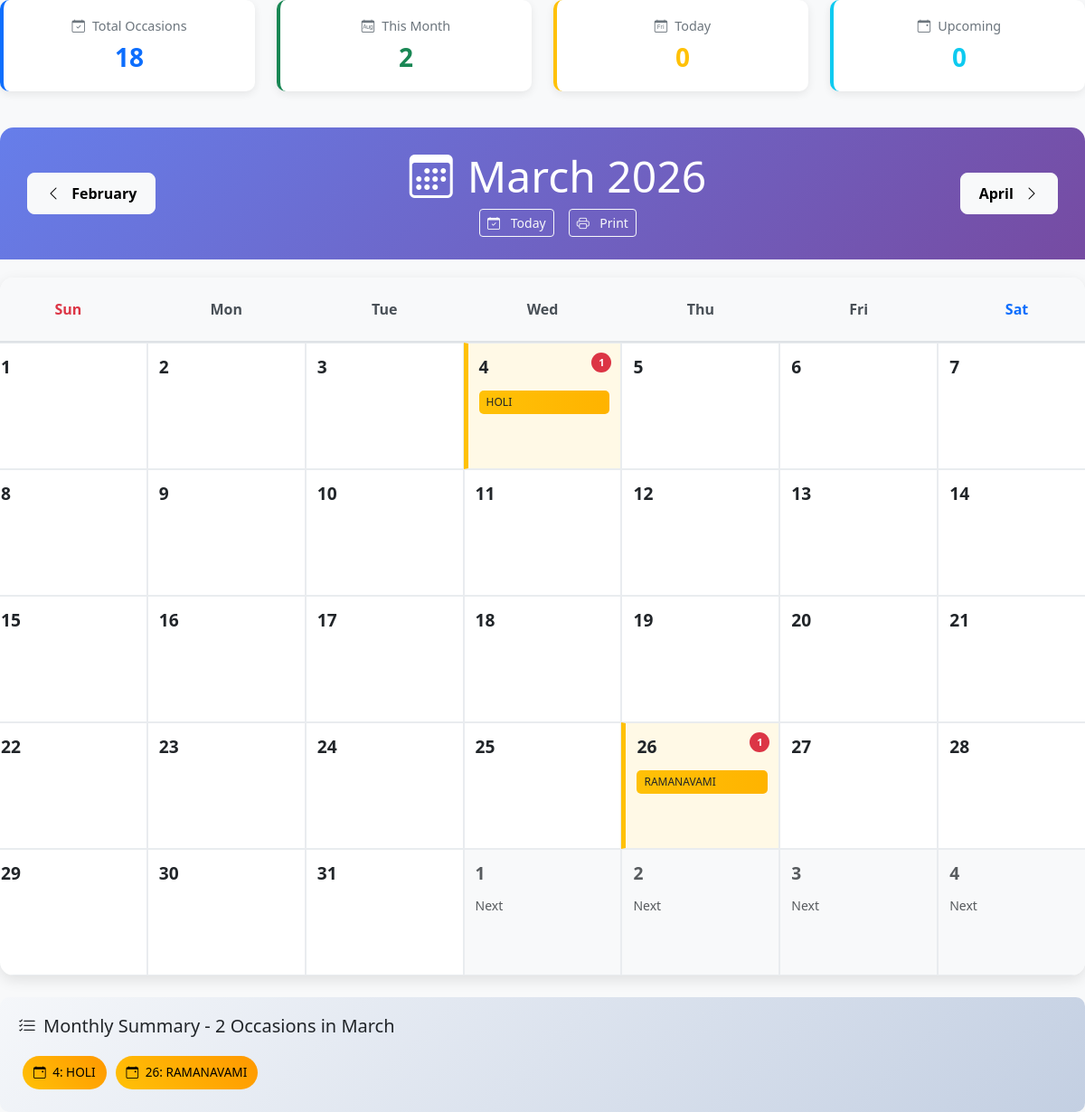
/calender.php?month=3&year=2026, run on the app's committed database.
### tables this page shows
CREATE TABLE `office_occasion` (
  `id` int(11) NOT NULL,
  `title` varchar(100) NOT NULL,
  `day` varchar(10) NOT NULL,
  `month` varchar(10) NOT NULL,
  `year` varchar(10) NOT NULL,
  `added_by_id` varchar(100) NOT NULL,
  `add_date` varchar(20) NOT NULL,
  `add_time` varchar(20) NOT NULL
);

### calender.php (the view, shortened to what this page needs)
<?php
$conn = mysqli_connect("localhost", "root", "Sdk@1259", "employee");
$month = isset($_GET['month']) ? (int)$_GET['month'] : date('m');
$year  = isset($_GET['year'])  ? (int)$_GET['year']  : date('Y');
function getMonthName($month) {
    return date("F", mktime(0,0,0,$month,1,2000));
}
function getNavigationDates($month, $year) {
    $prevMonth = $month - 1;
    $prevYear  = $year;
    $nextMonth = $month + 1;
    $nextYear  = $year;
    return [
        'prev' => ['month' => $prevMonth, 'year' => $prevYear],
        'next' => ['month' => $nextMonth, 'year' => $nextYear]
    ];
}
function getStats($conn) {
    $stats = [
        'total' => 0,
        'thisMonth' => 0,
        'today' => 0,
        'upcoming' => 0
    ];
    $result = mysqli_query($conn, "SELECT COUNT(*) as total FROM office_occasion");
    if ($row = mysqli_fetch_assoc($result)) {
        $stats['total'] = $row['total'];
    }
    $currentMonth = date('F');
    $currentYear = date('Y');
    $result = mysqli_query($conn, "SELECT COUNT(*) as total FROM office_occasion
                                   WHERE month = '$currentMonth' AND year = '$currentYear'");
    if ($row = mysqli_fetch_assoc($result)) {
        $stats['thisMonth'] = $row['total'];
    }
    $today = date('Y-m-d');
    $result = mysqli_query($conn, "SELECT COUNT(*) as total FROM office_occasion
                                   WHERE day = '".date('d')."'
AND month = '".date('F')."'
AND year = '".date('Y')."'");
    if ($row = mysqli_fetch_assoc($result)) {
        $stats['today'] = $row['total'];
    }
    $nextWeek = date('Y-m-d', strtotime('+7 days'));
    $result = mysqli_query($conn, "SELECT COUNT(*) as total FROM office_occasion
                                   WHERE CONCAT(year, '-', month, '-', day)
                                   BETWEEN DATE_ADD('$today', INTERVAL 1 DAY) AND '$nextWeek'");
    if ($row = mysqli_fetch_assoc($result)) {
        $stats['upcoming'] = $row['total'];
    }
    return $stats;
}
$nav = getNavigationDates($month, $year);
$stats = getStats($conn);
$occasionArr = [];
$monthName = date("F", mktime(0,0,0,$month,1,$year));
$yearStr = (string)$year;
$q = mysqli_query($conn, "SELECT * FROM office_occasion
                          WHERE month = '$monthName' AND year = '$yearStr'
                          ORDER BY CAST(day AS UNSIGNED), add_date DESC");
while($row = mysqli_fetch_assoc($q)){
    $day = (int)$row['day'];
    if (!isset($occasionArr[$day])) {
        $occasionArr[$day] = [];
    }
    $occasionArr[$day][] = $row;
}
$firstDayOfMonth = date('w', strtotime("$year-$month-01"));
$daysInMonth = date('t', strtotime("$year-$month-01"));
?>
<!DOCTYPE html>
<html lang="en">
<head>
<link href="https://cdn.jsdelivr.net/npm/bootstrap@5.3.0-alpha1/dist/css/bootstrap.min.css" rel="stylesheet">
<link rel="stylesheet" href="https://cdn.jsdelivr.net/npm/bootstrap-icons@1.10.0/font/bootstrap-icons.css">
</head>
<body>
<div class="container-fluid calendar-container">
    <div class="row mb-4">
        <div class="col-md-3 mb-3">
            <div class="stats-card border-start border-primary border-4">
                <h6><i class="bi bi-calendar-check me-2"></i>Total Occasions</h6>
                <h3 class="text-primary"><?php echo $stats['total']; ?></h3>
            </div>
        </div>
        <div class="col-md-3 mb-3">
            <div class="stats-card border-start border-success border-4">
                <h6><i class="bi bi-calendar-month me-2"></i>This Month</h6>
                <h3 class="text-success"><?php echo $stats['thisMonth']; ?></h3>
            </div>
        </div>
        <div class="col-md-3 mb-3">
            <div class="stats-card border-start border-warning border-4">
                <h6><i class="bi bi-calendar-day me-2"></i>Today</h6>
                <h3 class="text-warning"><?php echo $stats['today']; ?></h3>
            </div>
        </div>
        <div class="col-md-3 mb-3">
            <div class="stats-card border-start border-info border-4">
                <h6><i class="bi bi-calendar-event me-2"></i>Upcoming</h6>
                <h3 class="text-info"><?php echo $stats['upcoming']; ?></h3>
            </div>
        </div>
    </div>
    <div class="calendar-header">
        <div class="d-flex justify-content-between align-items-center">
            <a href="?month=<?= $nav['prev']['month'] ?>&year=<?= $nav['prev']['year'] ?>"
               class="btn btn-light nav-btn">
                <i class="bi bi-chevron-left me-2"></i> <?= getMonthName($nav['prev']['month']) ?>
            </a>
            <div class="text-center">
                <h1 class="display-5 mb-2"><i class="bi bi-calendar3 me-3"></i><?= $monthName ?> <?= $year ?></h1>
                <div class="d-flex justify-content-center gap-3">
                    <a href="?month=<?= date('m') ?>&year=<?= date('Y') ?>"
                       class="btn btn-outline-light btn-sm">
                        <i class="bi bi-calendar-check me-2"></i> Today
                    </a>
                    <button class="btn btn-outline-light btn-sm" onclick="window.print()">
                        <i class="bi bi-printer me-2"></i> Print
                    </button>
                </div>
            </div>
            <a href="?month=<?= $nav['next']['month'] ?>&year=<?= $nav['next']['year'] ?>"
               class="btn btn-light nav-btn">
                <?= getMonthName($nav['next']['month']) ?> <i class="bi bi-chevron-right ms-2"></i>
            </a>
        </div>
    </div>
    <div class="calendar-body">
        <div class="row text-center calendar-day-header">
            <div class="col p-2 text-danger">Sun</div>
            <div class="col p-2">Mon</div>
            <div class="col p-2">Tue</div>
            <div class="col p-2">Wed</div>
            <div class="col p-2">Thu</div>
            <div class="col p-2">Fri</div>
            <div class="col p-2 text-primary">Sat</div>
        </div>
        <div class="row">
            <?php
            for($day = 1; $day <= $daysInMonth; $day++){
                $hasOccasions = isset($occasionArr[$day]);
                $classes = "calendar-day h-100 d-flex flex-column";
                if ($hasOccasions) $classes .= " has-occasion";
                echo '<div class="col p-0">';
                echo '<div class="'.$classes.'" onclick="showDayDetails('.$day.', '.$month.', '.$year.')">';
                echo '<div class="day-number">'.$day.'</div>';
                if ($hasOccasions) {
                    $count = count($occasionArr[$day]);
                    echo '<span class="occasion-count">'.$count.'</span>';
                }
                if ($hasOccasions) {
                    echo '<div class="occasion-list flex-grow-1">';
                    $displayCount = min(2, count($occasionArr[$day]));
                    for ($i = 0; $i < $displayCount; $i++) {
                        $occasion = $occasionArr[$day][$i];
                        echo '<div class="occasion-item" title="'.htmlspecialchars($occasion['title']).'">';
                        echo htmlspecialchars(substr($occasion['title'], 0, 20));
                        echo '</div>';
                    }
                    echo '</div>';
                }
                echo '</div></div>';
                if (($day + $firstDayOfMonth) % 7 == 0 && $day != $daysInMonth) {
                    echo '</div><div class="row">';
                }
            }
            $daysDisplayed = $daysInMonth + $firstDayOfMonth;
            $remainingCells = (7 - ($daysDisplayed % 7)) % 7;
            for($i = 1; $i <= $remainingCells; $i++){
                echo '<div class="col p-0">';
                echo '<div class="calendar-day other-month">';
                echo '<div class="day-number text-muted">'.$i.'</div>';
                echo '<small class="text-muted">Next</small>';
                echo '</div></div>';
            }
            ?>
        </div>
    </div>
    <?php
    $monthOccasionCount = 0;
    foreach ($occasionArr as $day => $occasions) {
        $monthOccasionCount += count($occasions);
    }
    if ($monthOccasionCount > 0){ ?>
    <div class="month-summary mt-4">
        <h5 class="mb-3"><i class="bi bi-list-check me-2"></i>Monthly Summary - <?= $monthOccasionCount ?> Occasions in <?= $monthName ?></h5>
        <div class="d-flex flex-wrap">
            <?php
            ksort($occasionArr);
            foreach ($occasionArr as $day => $occasions){
                foreach ($occasions as $occasion){ ?>
                    <span class="badge-occasion">
                        <i class="bi bi-calendar-event me-1"></i>
                        <?= $day ?>: <?= htmlspecialchars($occasion['title']) ?>
                    </span>
                <?php }
            } ?>
        </div>
    </div>
    <?php } ?>
</div>
</body>
</html>

### calender.php (style rules this page uses)
.calendar-container { max-width:100%; margin:0; padding:0; background:#f8f9fa; }
.calendar-header { background:linear-gradient(135deg,#667eea 0%,#764ba2 100%); color:white; border-radius:15px 15px 0 0; padding:25px 30px; margin-bottom:20px; }
.calendar-body { background:white; border-radius:15px; box-shadow:0 5px 15px rgba(0,0,0,0.1); overflow:hidden; }
.calendar-day-header { font-weight:600; padding:15px 0; background:#f8f9fa; border-bottom:2px solid #dee2e6; color:#495057; }
.calendar-day { min-height:140px; padding:12px; border:1px solid #e9ecef; transition:all 0.3s ease; position:relative; cursor:pointer; }
.calendar-day.other-month { background:#f8f9fa; color:#adb5bd; }
.calendar-day.has-occasion { background:#fff9e6; border-left:5px solid #ffc107; }
.day-number { font-weight:700; font-size:1.2rem; margin-bottom:8px; }
.occasion-item { font-size:12px; padding:4px 8px; margin:3px 0; background:linear-gradient(to right, #ffc107, #ffb300); border-radius:5px; color:#212529; white-space:nowrap; overflow:hidden; text-overflow:ellipsis; transition:all 0.2s; }
.occasion-count { position:absolute; top:10px; right:10px; background:#dc3545; color:white; border-radius:50%; width:22px; height:22px; display:flex; align-items:center; justify-content:center; font-size:11px; font-weight:bold; }
.stats-card { background:white; border-radius:10px; padding:20px; box-shadow:0 3px 10px rgba(0,0,0,0.08); text-align:center; transition:transform 0.3s; height:100%; }
.stats-card h3 { font-weight:700; margin:10px 0 0 0; }
.stats-card h6 { color:#6c757d; font-size:0.9rem; }
.nav-btn { padding:10px 20px; font-weight:600; border-radius:8px; transition:all 0.3s; }
.month-summary { background:linear-gradient(135deg, #f5f7fa 0%, #c3cfe2 100%); border-radius:10px; padding:20px; margin-top:20px; }
.badge-occasion { padding:8px 12px; margin:5px; border-radius:20px; font-size:0.85rem; background:linear-gradient(45deg, #ffc107, #ff9800); color:#000; font-weight:500; }

### data on the page
office_occasion: title "HOLI", day "4"
office_occasion: title "RAMANAVAMI", day "26"

### other printed values
$stats['total'] "18"
$stats['thisMonth'] "2"
$stats['today'] "0"
$stats['upcoming'] "0"
getMonthName($nav['prev']['month']) "February"
$monthName "March"
$year "2026"
getMonthName($nav['next']['month']) "April"
$count "1"
$monthOccasionCount "2"
